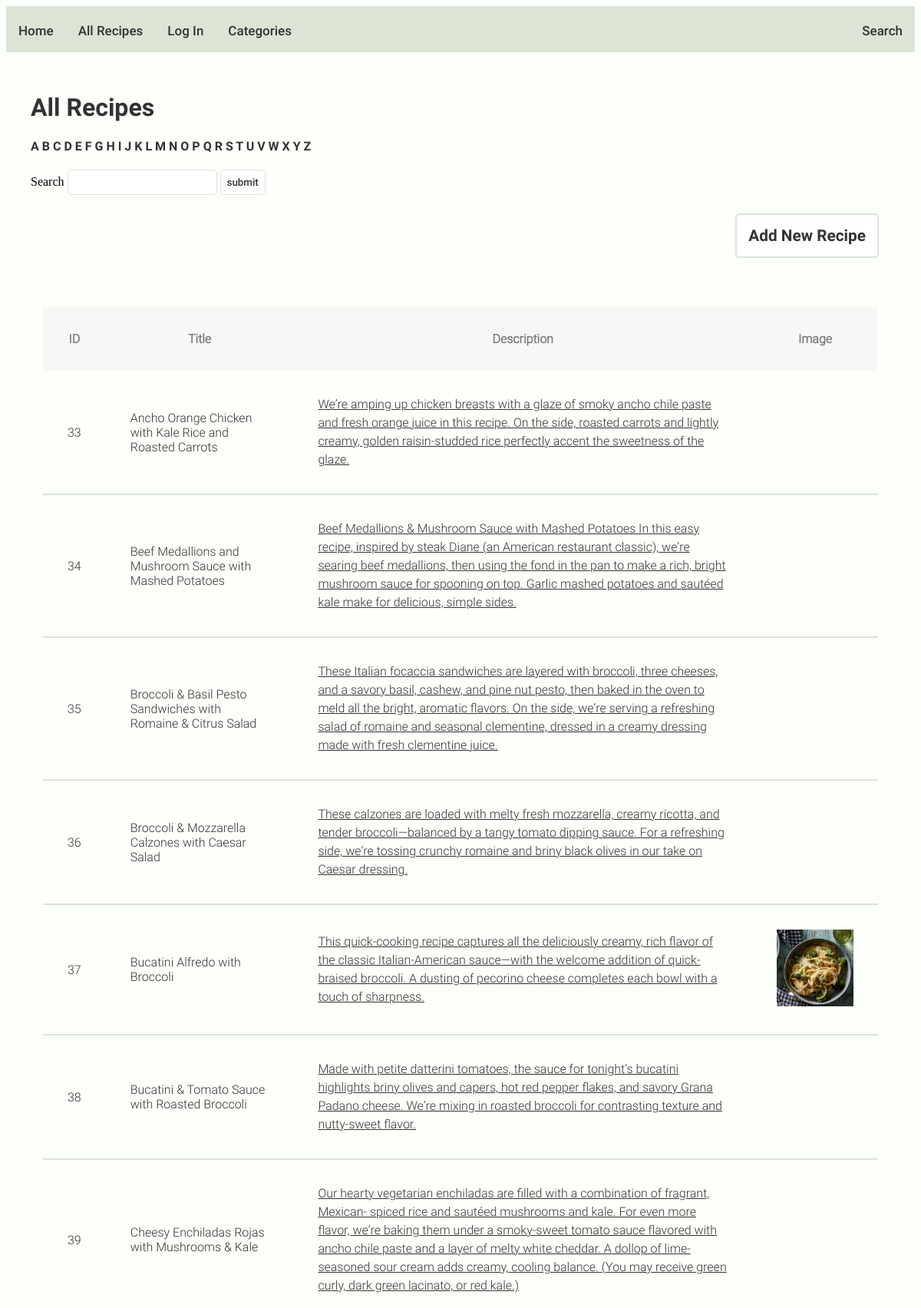
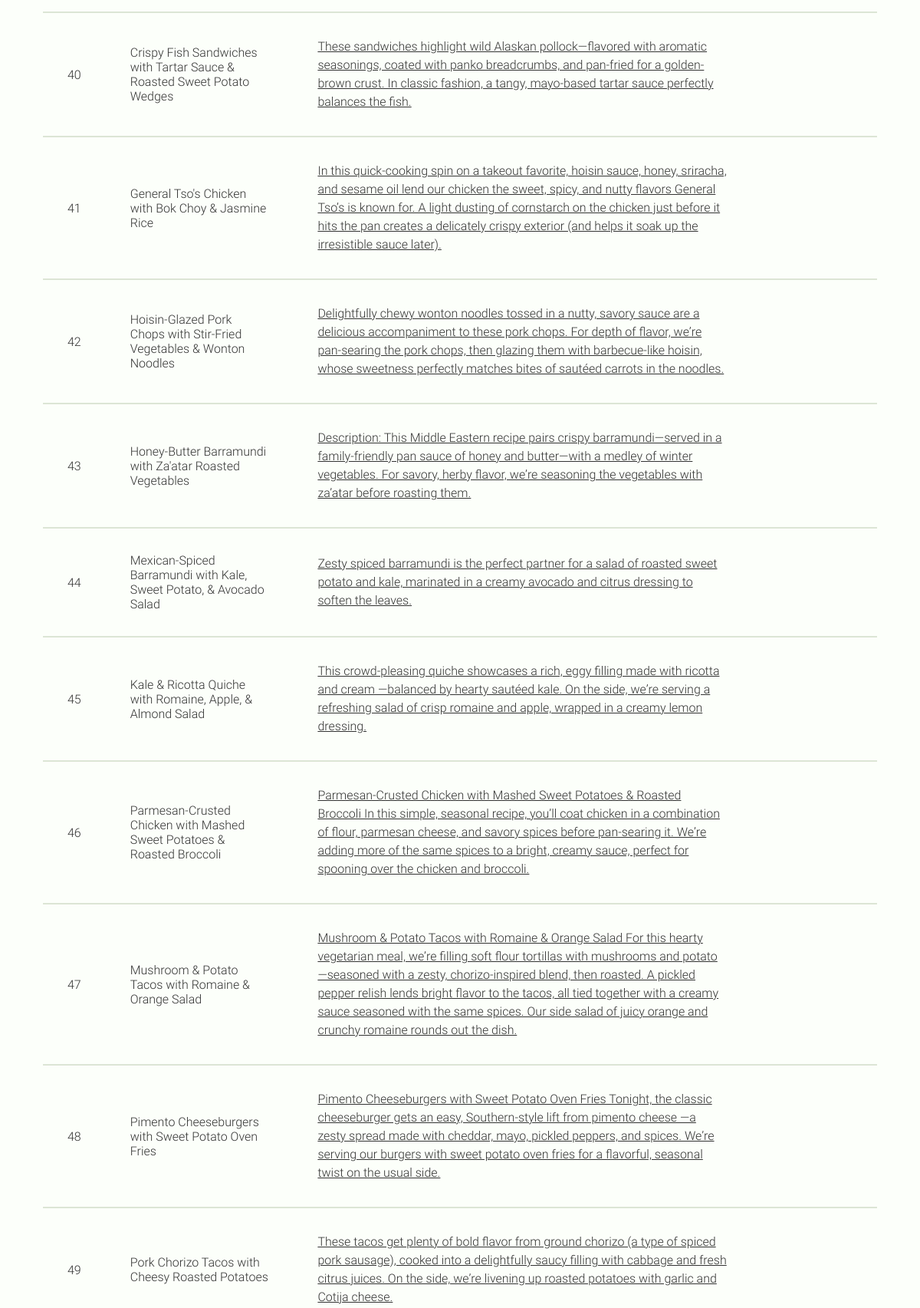
Screenshot of /admin/recipes/index.php (upper part) with the database file from the repository (2 pictures, top to bottom).
### tables this page shows
CREATE TABLE `add_recipes` (
  `id` int(11) NOT NULL,
  `title` varchar(250) NOT NULL,
  `prep_time` varchar(250) NOT NULL,
  `cook_time` varchar(250) NOT NULL,
  `servings` varchar(250) NOT NULL,
  `description` longtext NOT NULL,
  `ingredients` longtext NOT NULL,
  `step_1` longtext NOT NULL,
  `step_2` longtext NOT NULL,
  `step_3` longtext NOT NULL,
  `step_4` longtext NOT NULL,
  `step_5` longtext NOT NULL,
  `step_6` longtext NOT NULL,
  `file_id` int(11) NOT NULL
);

CREATE TABLE `files` (
  `id` int(11) NOT NULL,
  `file_path` varchar(250) NOT NULL,
  `final_file_name` varchar(250) NOT NULL
);

### _components/list-recipes.php (the view, shortened to what this page needs)
<div class="recipecontainer">
<table>
    <thead>
      <tr>
        <th>ID</th>
        <th>Title</th>
        <th>Description</th>
        <th>Image</th>
      </tr>
    </thead>
    <tbody>
        <?php
          while ($row = mysqli_fetch_assoc($db_results)) {
              echo '<tr>';
              echo '<td>' . $row['id'] . '</td>';
              echo '<td>' . $row['title'] . '</td>';
              echo '<td><a href="view_recipe.php?id=' . $row['id'] . '">' . $row['description']. '</a></td>';
              echo '<td> <img width="100" src="' . $app['url'] .  $row['file_path'] . '" alt=""></td>';
          }
        ?>
    </tbody>
  </table>
        </div>

### rows the page displays
add_recipes: id "33", title "Ancho Orange Chicken with Kale Rice and Roasted Carrots", description "Weʼre amping up chicken breasts with a glaze of smoky ancho chile paste and fresh orange juice in this recipe. On the side, roasted carrots and lightly creamy, golden raisin-studded rice perfectly accent the sweetness of the glaze."
add_recipes: id "34", title "Beef Medallions and Mushroom Sauce with Mashed Potatoes", description "Beef Medallions & Mushroom Sauce with Mashed Potatoes In this easy recipe, inspired by steak Diane (an American restaurant classic), weʼre searing beef medallions, then using the fond in the pan to make a rich, bright mushroom sauce for spooning on top. Garlic mashed potatoes and sautéed kale make for delicious, simple sides."
add_recipes: id "35", title "Broccoli & Basil Pesto Sandwiches with Romaine & Citrus Salad", description "These Italian focaccia sandwiches are layered with broccoli, three cheeses, and a savory basil, cashew, and pine nut pesto, then baked in the oven to meld all the bright, aromatic flavors. On the side, weʼre serving a refreshing salad of romaine and seasonal clementine, dressed in a creamy dressing made with fresh clementine juice."
add_recipes: id "36", title "Broccoli & Mozzarella Calzones with Caesar Salad", description "These calzones are loaded with melty fresh mozzarella, creamy ricotta, and tender broccoli—balanced by a tangy tomato dipping sauce. For a refreshing side, weʼre tossing crunchy romaine and briny black olives in our take on Caesar dressing."
add_recipes: id "37", title "Bucatini Alfredo with Broccoli", description "This quick-cooking recipe captures all the deliciously creamy, rich flavor of the classic Italian-American sauce—with the welcome addition of quick-braised broccoli. A dusting of pecorino cheese completes each bowl with a touch of sharpness.", file.file_path (picture)
add_recipes: id "38", title "Bucatini & Tomato Sauce with Roasted Broccoli", description "Made with petite datterini tomatoes, the sauce for tonightʼs bucatini highlights briny olives and capers, hot red pepper flakes, and savory Grana Padano cheese. Weʼre mixing in roasted broccoli for contrasting texture and nutty-sweet flavor."
add_recipes: id "39", title "Cheesy Enchiladas Rojas with Mushrooms & Kale", description "Our hearty vegetarian enchiladas are filled with a combination of fragrant, Mexican- spiced rice and sautéed mushrooms and kale. For even more flavor, weʼre baking them under a smoky-sweet tomato sauce flavored with ancho chile paste and a layer of melty white cheddar. A dollop of lime-seasoned sour cream adds creamy, cooling balance. (You may receive green curly, dark green lacinato, or red kale.)"
add_recipes: id "40", title "Crispy Fish Sandwiches with Tartar Sauce & Roasted Sweet Potato Wedges", description "These sandwiches highlight wild Alaskan pollock—flavored with aromatic seasonings, coated with panko breadcrumbs, and pan-fried for a golden-brown crust. In classic fashion, a tangy, mayo-based tartar sauce perfectly balances the fish."
add_recipes: id "41", title "General Tso's Chicken with Bok Choy & Jasmine Rice", description "In this quick-cooking spin on a takeout favorite, hoisin sauce, honey, sriracha, and sesame oil lend our chicken the sweet, spicy, and nutty flavors General Tsoʼs is known for. A light dusting of cornstarch on the chicken just before it hits the pan creates a delicately crispy exterior (and helps it soak up the irresistible sauce later)."
add_recipes: id "42", title "Hoisin-Glazed Pork Chops with Stir-Fried Vegetables & Wonton Noodles", description "Delightfully chewy wonton noodles tossed in a nutty, savory sauce are a delicious accompaniment to these pork chops. For depth of flavor, weʼre pan-searing the pork chops, then glazing them with barbecue-like hoisin, whose sweetness perfectly matches bites of sautéed carrots in the noodles."
add_recipes: id "43", title "Honey-Butter Barramundi with Za'atar Roasted Vegetables", description "Description: This Middle Eastern recipe pairs crispy barramundi—served in a family-friendly pan sauce of honey and butter—with a medley of winter vegetables. For savory, herby flavor, weʼre seasoning the vegetables with zaʼatar before roasting them."
add_recipes: id "44", title "Mexican-Spiced Barramundi with Kale, Sweet Potato, & Avocado Salad", description "Zesty spiced barramundi is the perfect partner for a salad of roasted sweet potato and kale, marinated in a creamy avocado and citrus dressing to soften the leaves."
add_recipes: id "45", title "Kale & Ricotta Quiche with Romaine, Apple, & Almond Salad", description "This crowd-pleasing quiche showcases a rich, eggy filling made with ricotta and cream —balanced by hearty sautéed kale. On the side, weʼre serving a refreshing salad of crisp romaine and apple, wrapped in a creamy lemon dressing."
add_recipes: id "46", title "Parmesan-Crusted Chicken with Mashed Sweet Potatoes & Roasted Broccoli", description "Parmesan-Crusted Chicken with Mashed Sweet Potatoes & Roasted Broccoli In this simple, seasonal recipe, youʼll coat chicken in a combination of flour, parmesan cheese, and savory spices before pan-searing it. Weʼre adding more of the same spices to a bright, creamy sauce, perfect for spooning over the chicken and broccoli."
add_recipes: id "47", title "Mushroom & Potato Tacos with Romaine & Orange Salad", description "Mushroom & Potato Tacos with Romaine & Orange Salad For this hearty vegetarian meal, weʼre filling soft flour tortillas with mushrooms and potato—seasoned with a zesty, chorizo-inspired blend, then roasted. A pickled pepper relish lends bright flavor to the tacos, all tied together with a creamy sauce seasoned with the same spices. Our side salad of juicy orange and crunchy romaine rounds out the dish."
add_recipes: id "48", title "Pimento Cheeseburgers with Sweet Potato Oven Fries", description "Pimento Cheeseburgers with Sweet Potato Oven Fries Tonight, the classic cheeseburger gets an easy, Southern-style lift from pimento cheese —a zesty spread made with cheddar, mayo, pickled peppers, and spices. Weʼre serving our burgers with sweet potato oven fries for a flavorful, seasonal twist on the usual side."
add_recipes: id "49", title "Pork Chorizo Tacos with Cheesy Roasted Potatoes", description "These tacos get plenty of bold flavor from ground chorizo (a type of spiced pork sausage), cooked into a delightfully saucy filling with cabbage and fresh citrus juices. On the side, weʼre livening up roasted potatoes with garlic and Cotija cheese."
